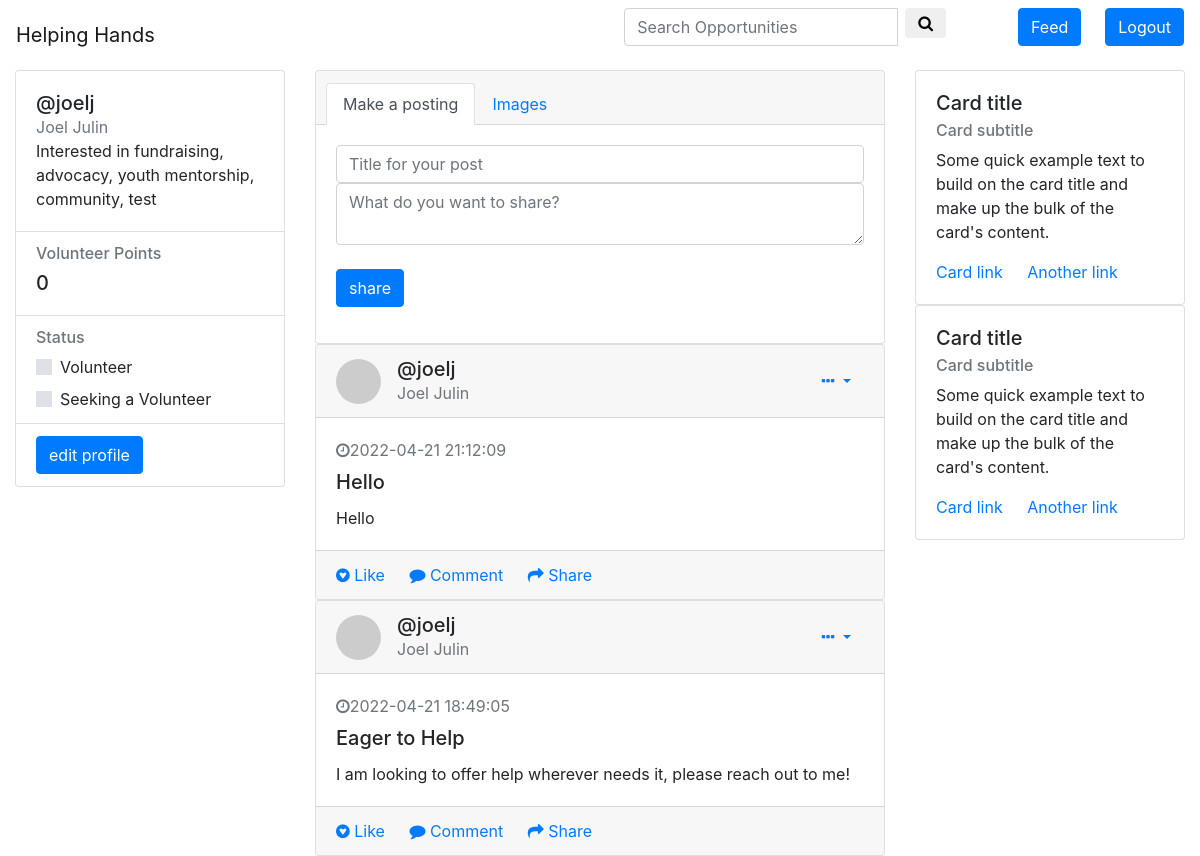
The app's page /profile (signed in) with its own data.
### website/models.py (models this page shows)
class User(db.Model, UserMixin):
    id = db.Column(db.Integer, primary_key=True)
    email = db.Column(db.String(150), unique=True)
    username = db.Column(db.String(150), unique=True)
    password = db.Column(db.String(150))
    first_name = db.Column(db.String(150))
    last_name = db.Column(db.String(150))
    zip_code = db.Column(db.String(150))
    search_post = db.Column(db.String(150))
    notes = db.relationship('Note')
    interest_1 = db.Column(db.String(150))
    interest_2 = db.Column(db.String(150))
    interest_3 = db.Column(db.String(150))
    interest_4 = db.Column(db.String(150))
    interest_5 = db.Column(db.String(150))
    points = db.Column(db.String(150))
    status = db.Column(db.String(150))

class Note(db.Model):
    id = db.Column(db.Integer, primary_key=True)
    title = db.Column(db.String(100))
    data = db.Column(db.String(10000))
    date = db.Column(db.DateTime(timezone=True), default=func.now())
    user_id = db.Column(db.Integer, db.ForeignKey('user.id'))

### website/views.py (the view, shortened to what this page needs)
@views.route('/profile', methods=['GET', 'POST'])
@login_required
def profile():
    return render_template("profile.html", user=current_user)

### website/__init__.py (called while the page is built)
def create_app():
    app = Flask(__name__)
    app.config['SECRET_KEY'] = 'hjshjhdjah kjshkjdhjs'
    app.config['SQLALCHEMY_DATABASE_URI'] = f'sqlite:///{DB_NAME}'
    db.init_app(app)
    from .views import views
    from .auth import auth
    app.register_blueprint(views, url_prefix='/')
    app.register_blueprint(auth, url_prefix='/')
    from .models import User, Note
    create_database(app)
    login_manager = LoginManager()
    login_manager.login_view = 'auth.login'
    login_manager.init_app(app)
    @login_manager.user_loader
    def load_user(id):
        return User.query.get(int(id))
    return app

### website/templates/profile.html (shortened to what this page needs)
<link href="//maxcdn.bootstrapcdn.com/bootstrap/4.1.1/css/bootstrap.min.css" rel="stylesheet" id="bootstrap-css">
<link href="https://stackpath.bootstrapcdn.com/font-awesome/4.7.0/css/font-awesome.min.css" rel="stylesheet"
>
<nav class="navbar navbar-light bg-white">
        <a href="/" class="navbar-brand">Helping Hands</a>
        <form class="form-inline">
            <div class="input-group">
                <input type="text" class="form-control" aria-label="Recipient's username" aria-describedby="button-addon2" placeholder="Search Opportunities">
                <div class="input-group-append">
                    <div class="mr-xl-4 ml-2">
                        <button class="btn btn-outline-primary, md-5" type="button" id="button-addon2">
                        <i class="fa fa-search" ></i>
                        </button>
                    </div>
                </div>
            </div>
            <div class="ml-xl-5 md-5 mr-4">
                <a class="btn btn-primary" href="/home">Feed</a>
            </div>
                <a class="btn btn-primary" href="/logout">Logout</a>
            </form>
    </nav>
    <div class="container-fluid gedf-wrapper">
        <div class="row">
            <div class="col-md-3">
                <div class="card">
                    <div class="card-body">
                        <a href=/profile class="h5">@{{ user.username }}</a>
                        <div class="h7 text-muted">{{ user.first_name }} {{ user.last_name }}</div>
                        <div class="h7">Interested in {{ user.interest_1 }}, {{ user.interest_2 }}, {{ user.interest_3 }}, {{ user.interest_4 }}, {{ user.interest_5 }}
                        </div>
                    </div>
                    <ul class="list-group list-group-flush">
                        <li class="list-group-item">
                            <div class="h6 text-muted">Volunteer Points</div>
                            <div class="h5">{{ user.points }}</div>
                        </li>
                        <li class="list-group-item">
                            <div class="h6 text-muted">Status</div>
                            <div class="custom-control custom-switch">
                              <label class="custom-control-label" for="customSwitch1">Volunteer</label>
                            </div>
                            <div class="custom-control custom-switch">
                              <label class="custom-control-label" for="customSwitch2">Seeking a Volunteer</label>
                            </div>
                        </li>
                        <li class="list-group-item">
                          <a class="btn btn-primary" href="/edit">edit profile</a>
                        </li>
                    </ul>
                </div>
            </div>
            <div class="col-md-6 gedf-main">
                <div class="card gedf-card">
                    <div class="card-header">
                        <ul class="nav nav-tabs card-header-tabs" id="myTab" role="tablist">
                            <li class="nav-item">
                                <a class="nav-link active" id="posts-tab" data-toggle="tab" href="#posts" role="tab" aria-controls="posts" aria-selected="true">Make
                                    a posting</a>
                            </li>
                            <li class="nav-item">
                                <a class="nav-link" id="images-tab" data-toggle="tab" role="tab" aria-controls="images" aria-selected="false" href="#images">Images</a>
                            </li>
                        </ul>
                    </div>
                    <div class="card-body">
                        <div class="tab-content" id="myTabContent">
                            <div class="tab-pane fade show active" id="posts" role="tabpanel" aria-labelledby="posts-tab">
                              <form method="POST">
                                <input name="note_title" id="note_title" class="form-control" placeholder="Title for your post"></input>
                                <textarea name="note" id="note" class="form-control" placeholder="What do you want to share?"></textarea>
                                <br />
                                <div class="btn-group">
                                  <button type="submit" class="btn btn-primary">share</button>
                              </div>
                              </form>
                            </div>
                        </div>
                    </div>
                </div>
                  {% for note in user.notes[::-1] %}
                  <div class="card gedf-card">
                      <div class="card-header">
                          <div class="d-flex justify-content-between align-items-center">
                              <div class="d-flex justify-content-between align-items-center">
                                  <div class="mr-2">
                                      <img class="rounded-circle" width="45" src="https://picsum.photos/50/50" alt="">
                                  </div>
                                  <div class="ml-2">
                                      <a href=/profile/{{ user.first_name }} class="h5 m-0">@{{ user.username }}</a>
                                      <div class="h7 text-muted">{{ user.first_name }} {{ user.last_name }} </div>
                                  </div>
                              </div>
                              <div>
                                  <div class="dropdown">
                                      <button class="btn btn-link dropdown-toggle" type="button" id="gedf-drop1" data-toggle="dropdown" aria-haspopup="true" aria-expanded="false">
                                          <i class="fa fa-ellipsis-h"></i>
                                      </button>
                                  </div>
                              </div>
                          </div>
                      </div>
                      <div class="card-body">
                          <div class="text-muted h7 mb-2"> <i class="fa fa-clock-o"></i>{{ note.date }}</div>
                          <a class="card-title">
                              <h5 class="card-title"> {{note.title}}</h5>
                          </a>
                          <p class="card-text">
                            {{ note.data }}
                          </p>
                      </div>
                      <div class="card-footer">
                          <a href="#" class="card-link"><i class="fa fa-gittip"></i> Like</a>
                          <a href="#" class="card-link"><i class="fa fa-comment"></i> Comment</a>
                          <a href="#" class="card-link"><i class="fa fa-mail-forward"></i> Share</a>
                      </div>
                  </div>
                  {% endfor %}
            </div>
            <div class="col-md-3">
                <div class="card gedf-card">
                    <div class="card-body">
                        <h5 class="card-title">Card title</h5>
                        <h6 class="card-subtitle mb-2 text-muted">Card subtitle</h6>
                        <p class="card-text">Some quick example text to build on the card title and make up the bulk of the
                            card's content.</p>
                        <a href="#" class="card-link">Card link</a>
                        <a href="#" class="card-link">Another link</a>
                    </div>
                </div>
                <div class="card gedf-card">
                        <div class="card-body">
                            <h5 class="card-title">Card title</h5>
                            <h6 class="card-subtitle mb-2 text-muted">Card subtitle</h6>
                            <p class="card-text">Some quick example text to build on the card title and make up the bulk of the
                                card's content.</p>
                            <a href="#" class="card-link">Card link</a>
                            <a href="#" class="card-link">Another link</a>
                        </div>
                    </div>
            </div>
        </div>
    </div>

### records on screen
User: username "joelj", first_name "Joel", last_name "Julin", interest_1 "fundraising", interest_2 "advocacy", interest_3 "youth mentorship", interest_4 "community", interest_5 "test", points "0"
Note: date "2022-04-21 21:12:09", title "Hello", data "Hello"
Note: date "2022-04-21 18:49:05", title "Eager to Help", data "I am looking to offer help wherever needs it, please reach out to me!"
